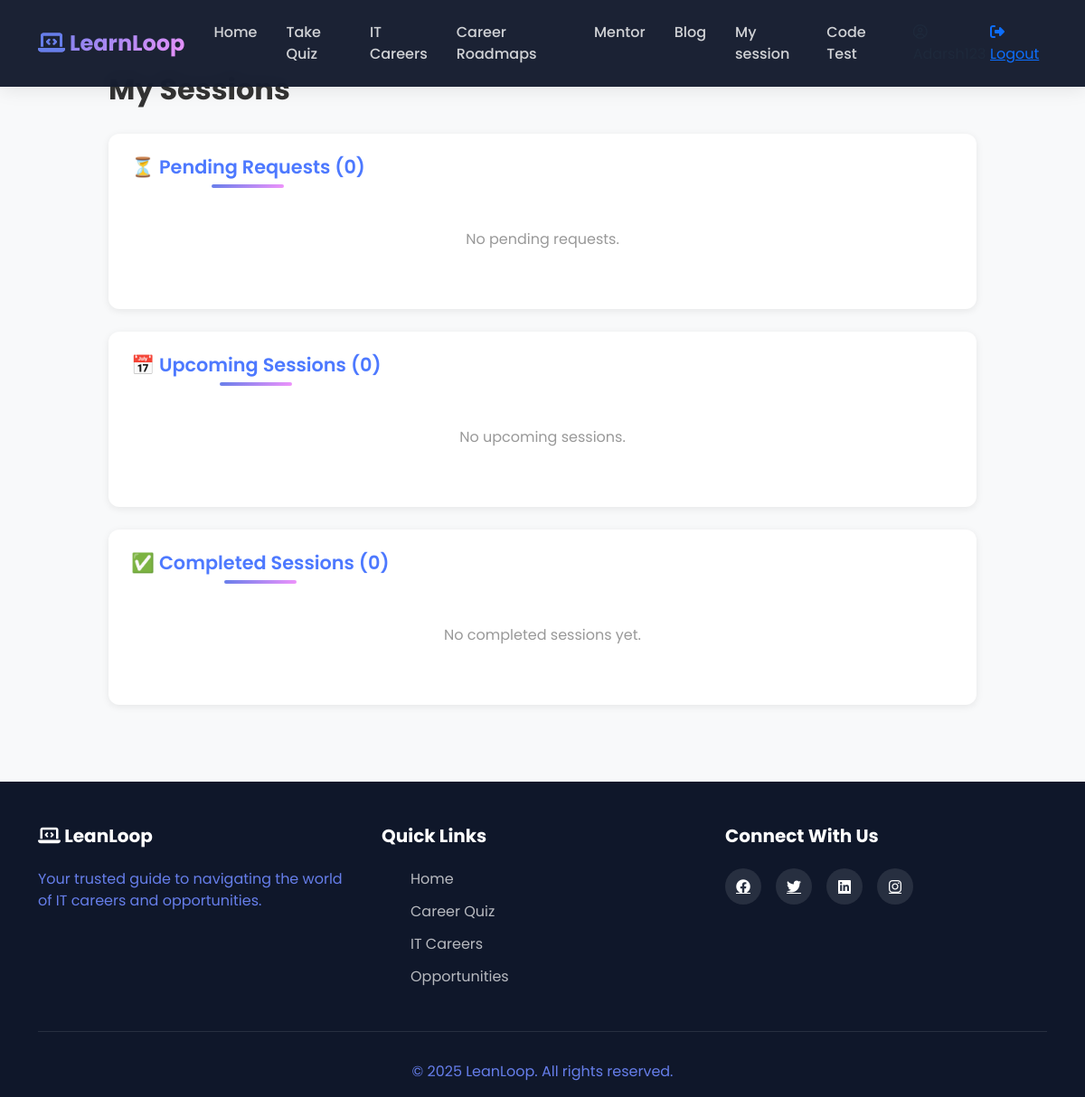
Before: /mentor/my-sessions/ (signed in) with the older database file.
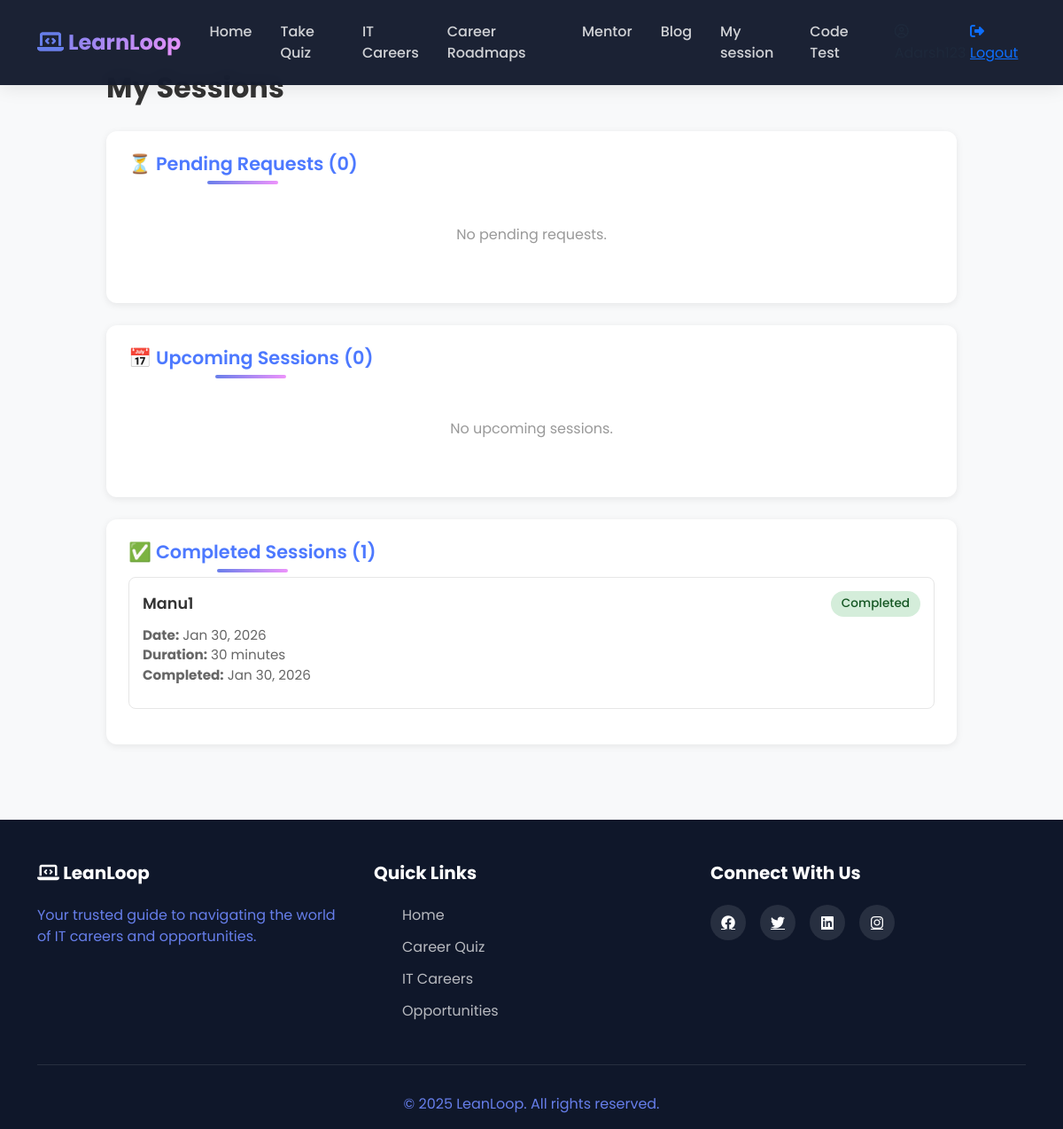
After: the same page with the newer database file.
### mentor/models.py (models this page shows, shortened)
class MentorshipSession(models.Model):
    STATUS_CHOICES = [
        ('pending', 'Pending'),
        ('accepted', 'Accepted'),
        ('declined', 'Declined'),
        ('completed', 'Completed'),
        ('cancelled', 'Cancelled'),
    ]
    DURATION_CHOICES = [
        (30, '30 minutes'),
        (60, '60 minutes'),
    ]
    mentor = models.ForeignKey(
        CustomUser,
        on_delete=models.CASCADE,
        related_name='mentor_sessions',
        limit_choices_to={'role': 'mentor'}
    )
    student = models.ForeignKey(
        CustomUser,
        on_delete=models.CASCADE,
        related_name='student_sessions'
    )
    scheduled_date = models.DateField()
    scheduled_time = models.TimeField()
    duration = models.IntegerField(choices=DURATION_CHOICES, default=30)
    token_fee = models.IntegerField(default=0)
    status = models.CharField(max_length=20, choices=STATUS_CHOICES, default='pending')
    topic = models.CharField(max_length=200, blank=True, null=True)
    notes = models.TextField(blank=True, null=True)  # ✅ Changed from 'note' to 'notes'
    meeting_link = models.URLField(blank=True, null=True)
    created_at = models.DateTimeField(auto_now_add=True)
    updated_at = models.DateTimeField(auto_now=True)
    completed_at = models.DateTimeField(blank=True, null=True)
    class Meta:
        verbose_name = "Mentorship Session"
        verbose_name_plural = "Mentorship Sessions"
        ordering = ['-scheduled_date', '-scheduled_time']

### accounts/models.py (models this page shows, shortened)
class CustomUser(AbstractUser):
    ROLE_CHOICES = (
        ('user', 'User'),
        ('mentor', 'Mentor'),
        ('Admin', 'Admin'),
    )
    role = models.CharField(
        max_length=10,
        choices=ROLE_CHOICES,
        default='user'
    )
    phone_regex = RegexValidator(
    regex=r'^[9876]\d{9}$',
    message="Phone number must be a 10-digit number and start with 9, 8, 7, or 6."
    )
    phone_number = models.CharField(
        max_length=10,
        blank=True,
        null=True,
        validators=[phone_regex],
        unique=True,
        help_text='Enter 10 digit phone number'
    )
    previous_experience = models.BooleanField(blank=True, null=True)
    is_approved=models.BooleanField(default=False)
    GENDER_CHOICES = [
        ('male', 'Male'),
        ('female', 'Female'),
        ('other', 'Other'),
        ('prefer_not_to_say', 'Prefer not to say'),
    ]
    gender = models.CharField(
        max_length=20,
        choices=GENDER_CHOICES,
        blank=False,
        null=False
    )
    profile_photo = models.ImageField(upload_to='mentor_photos/', blank=False, null=True)
    profession = models.CharField(max_length=100, blank=False, null=True)
    experience_years = models.PositiveIntegerField(
        null=True,
        blank=False
    )
    expertise = models.CharField(
        blank=False,
        null=True,
        max_length=100,
    )
    bio = models.CharField(
        blank=False,
        null=True,
    )
    linkedin = models.URLField(blank=True, null=True)
    portfolio = models.URLField(blank=True, null=True)
    available_days = models.JSONField(default=list)  # ["mon", "wed", "fri"]
    available_from = models.TimeField(default="09:00")
    available_to = models.TimeField(default="17:00")
    session_duration = models.CharField(
        max_length=10,
        choices=[
            ('30', '30 Minutes'),
            ('60', '60 Minutes'),
        ],null=True, blank=False
    )
    intro_video = models.FileField(upload_to="mentor_videos/", blank=True, null=True)
    created_at = models.DateTimeField(
        auto_now_add=True,
        null=True
    )

### mentor/views.py (the view)
# urls.py: path('my-sessions/', views.user_sessions, name='user_sessions'),
@login_required
def user_sessions(request):
    my_sessions = MentorshipSession.objects.filter(
        student=request.user
    ).select_related('mentor').order_by('-created_at')
    today = timezone.now().date()
    pending_sessions = my_sessions.filter(status='pending')
    upcoming_sessions = my_sessions.filter(
        status='accepted',
        scheduled_date__gte=today
    ).order_by('scheduled_date', 'scheduled_time')
    past_sessions = my_sessions.filter(status='completed').order_by('-scheduled_date')
    declined_sessions = my_sessions.filter(status='declined')
    context = {
        'pending_sessions': pending_sessions,
        'upcoming_sessions': upcoming_sessions,
        'past_sessions': past_sessions,
        'declined_sessions': declined_sessions,
    }
    return render(request, 'user_sessions.html', context)

### mentor/templates/user_sessions.html (shortened to what this page needs)
{% extends 'dashboard/userbase.html' %}
{% block content %}
<div class="sessions-container">
    <h1 class="page-title">My Sessions</h1>
    <div class="session-section">
        <h2 class="section-title">⏳ Pending Requests ({{ pending_sessions.count }})</h2>
        {% if pending_sessions %}
            {% for session in pending_sessions %}
            <div class="session-item">
                <div class="session-header">
                    <div class="mentor-name">{{ session.mentor.username }}</div>
                    <span class="status-badge status-pending">Pending</span>
                </div>
                <div class="session-details">
                    <strong>Date:</strong> {{ session.scheduled_date|date:"M d, Y" }} at {{ session.scheduled_time|time:"h:i A" }}<br>
                    <strong>Duration:</strong> {{ session.duration }} minutes<br>
                    {% if session.topic %}<strong>Topic:</strong> {{ session.topic }}<br>{% endif %}
                    <strong>Fee:</strong> {{ session.token_fee }} tokens
                </div>
                <a href="{% url 'cancel_session' session.id %}" onclick="return confirm('Cancel this booking?');" class="btn-cancel">Cancel Request</a>
            </div>
            {% endfor %}
        {% else %}
            <div class="empty-state">No pending requests.</div>
        {% endif %}
    </div>
    <div class="session-section">
        <h2 class="section-title">📅 Upcoming Sessions ({{ upcoming_sessions.count }})</h2>
        {% if upcoming_sessions %}
            {% for session in upcoming_sessions %}
            <div class="session-item">
                <div class="session-header">
                    <div class="mentor-name">{{ session.mentor.username }}</div>
                    <span class="status-badge status-accepted">Confirmed</span>
                </div>
                <div class="session-details">
                    <strong>Date:</strong> {{ session.scheduled_date|date:"M d, Y" }} at {{ session.scheduled_time|time:"h:i A" }}<br>
                    <strong>Duration:</strong> {{ session.duration }} minutes<br>
                    {% if session.topic %}<strong>Topic:</strong> {{ session.topic }}<br>{% endif %}
                    {% if session.meeting_link %}<strong>Meeting Link:</strong> <a href="{{ session.meeting_link }}" target="_blank">Join Here</a><br>{% endif %}
                    <strong>Fee:</strong> {{ session.token_fee }} tokens
                </div>
            </div>
            {% endfor %}
        {% else %}
            <div class="empty-state">No upcoming sessions.</div>
        {% endif %}
    </div>
    <div class="session-section">
        <h2 class="section-title">✅ Completed Sessions ({{ past_sessions.count }})</h2>
        {% if past_sessions %}
            {% for session in past_sessions %}
            <div class="session-item">
                <div class="session-header">
                    <div class="mentor-name">{{ session.mentor.username }}</div>
                    <span class="status-badge status-completed">Completed</span>
                </div>
                <div class="session-details">
                    <strong>Date:</strong> {{ session.scheduled_date|date:"M d, Y" }}<br>
                    <strong>Duration:</strong> {{ session.duration }} minutes<br>
                    <strong>Completed:</strong> {{ session.completed_at|date:"M d, Y" }}
                </div>
            </div>
            {% endfor %}
        {% else %}
            <div class="empty-state">No completed sessions yet.</div>
        {% endif %}
    </div>
</div>
{% endblock %}

Changed rows visible on the page:
added MentorshipSession: mentor.username "Manu1", scheduled_date "Jan 30, 2026", duration "30", completed_at "Jan 30, 2026"
Other visible differences:
{{ past_sessions.count }}: "0" → "1"
text no longer shown: "No completed sessions yet."
